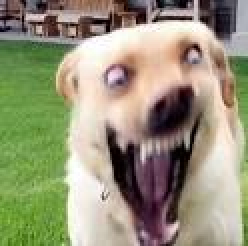
#> input picture resources/images/dog.jpg, 124 x 123 px, given in place of the camera (shown 2 times larger)
$ python motionDetection.py
#> lines starting #> are read from the running program, lines starting #| are printed output that depends on the picture
# Importing the Pandas libraries
import pandas as panda

# Importing the OpenCV libraries
import cv2

# Importing the time module
import time

# Importing the datetime function of the datetime module
from datetime import datetime

# Assigning our initial state in the form of variable initialState as None for initial frames
initialState = None

# List of all the tracks when there is any detected of motion in the frames
motionTrackList= [ None, None ]

# A new list 'time' for storing the time when movement detected
motionTime = []

# Initialising DataFrame variable 'dataFrame' using pandas libraries panda with Initial and Final column
dataFrame = panda.DataFrame(columns = ["Initial", "Final"])

# starting the webCam to capture the video using cv2 module
video = cv2.VideoCapture(0)

# using infinite loop to capture the frames from the video
while True:

   # Reading each image or frame from the video using read function

   check, cur_frame = video.read()
#> cur_frame is the input picture: shape (123, 124, 3); mean B, G, R 121.8, 148.2, 151.3


   # Defining 'motion' variable equal to zero as initial frame

   var_motion = 0


   # From colour images creating a gray frame

   gray_image = cv2.cvtColor(cur_frame, cv2.COLOR_BGR2GRAY)
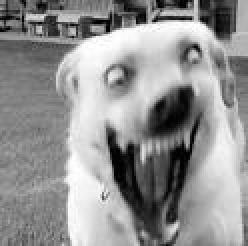
#> gray_image: shape (123, 124) (shown 2 times larger); min 0, max 255, mean 146.1


   # To find the changes creating a GaussianBlur from the gray scale image

   gray_frame = cv2.GaussianBlur(gray_image, (21, 21), 0)
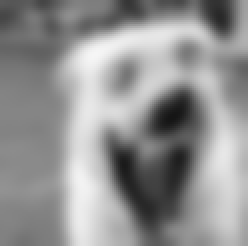
#> gray_frame: shape (123, 124) (shown 2 times larger); min 21, max 246, mean 146.2


   # For the first iteration checking the condition

   # we will assign grayFrame to initalState if is none

   if initialState is None:

       initialState = gray_frame

       continue


   # Calculation of difference between static or initial and gray frame we created

   differ_frame = cv2.absdiff(initialState, gray_frame)


   # the change between static or initial background and current gray frame are highlighted


   thresh_frame = cv2.threshold(differ_frame, 30, 255, cv2.THRESH_BINARY)[1]

   thresh_frame = cv2.dilate(thresh_frame, None, iterations = 2)


   # For the moving object in the frame finding the coutours

   cont,_ = cv2.findContours(thresh_frame.copy(),

                      cv2.RETR_EXTERNAL, cv2.CHAIN_APPROX_SIMPLE)


   for cur in cont:

       if cv2.contourArea(cur) < 10000:

           continue

       var_motion = 1

       (cur_x, cur_y,cur_w, cur_h) = cv2.boundingRect(cur)


       # To create a rectangle of green color around the moving object

       cv2.rectangle(cur_frame, (cur_x, cur_y), (cur_x + cur_w, cur_y + cur_h), (0, 255, 0), 3)


  # from the frame adding the motion status

   motionTrackList.append(var_motion)

   motionTrackList = motionTrackList[-2:]


   # Adding the Start time of the motion

   if motionTrackList[-1] == 1 and motionTrackList[-2] == 0:

       motionTime.append(datetime.now())


  # Adding the End time of the motion

   if motionTrackList[-1] == 0 and motionTrackList[-2] == 1:

       motionTime.append(datetime.now())


  # In the gray scale displaying the captured image

   cv2.imshow("The image captured in the Gray Frame is shown below: ", gray_frame)


   # To display the difference between inital static frame and the current frame

   cv2.imshow("Difference between the  inital static frame and the current frame: ", differ_frame)


   # To display on the frame screen the black and white images from the video

   cv2.imshow("Threshold Frame created from the PC or Laptop Webcam is: ", thresh_frame)


   # Through the colour frame displaying the contour of the object

   cv2.imshow("From the PC or Laptop webcam, this is one example of the Colour Frame:", cur_frame)


   # Creating a key to wait

   wait_key = cv2.waitKey(1)


   # With the help of the 'm' key ending the whole process of our system

   if wait_key == ord('m'):

       # adding the motion variable value to motiontime list when something is moving on the screen

       if var_motion == 1:

           motionTime.append(datetime.now())

       break

# At last we are adding the time of motion or var_motion inside the data frame
for a in range(0, len(motionTime), 2):

   dataFrame = dataFrame.append({"Initial" : time[a], "Final" : motionTime[a + 1]}, ignore_index = True)


# To record all the movements, creating a CSV file
dataFrame.to_csv("EachMovement.csv")

# Releasing the video
video.release(1)

# Now, Closing or destroying all the open windows with the help of openCV
cv2.destroyAllWindows()

$ run again, on resources/images/rnr1.jpg
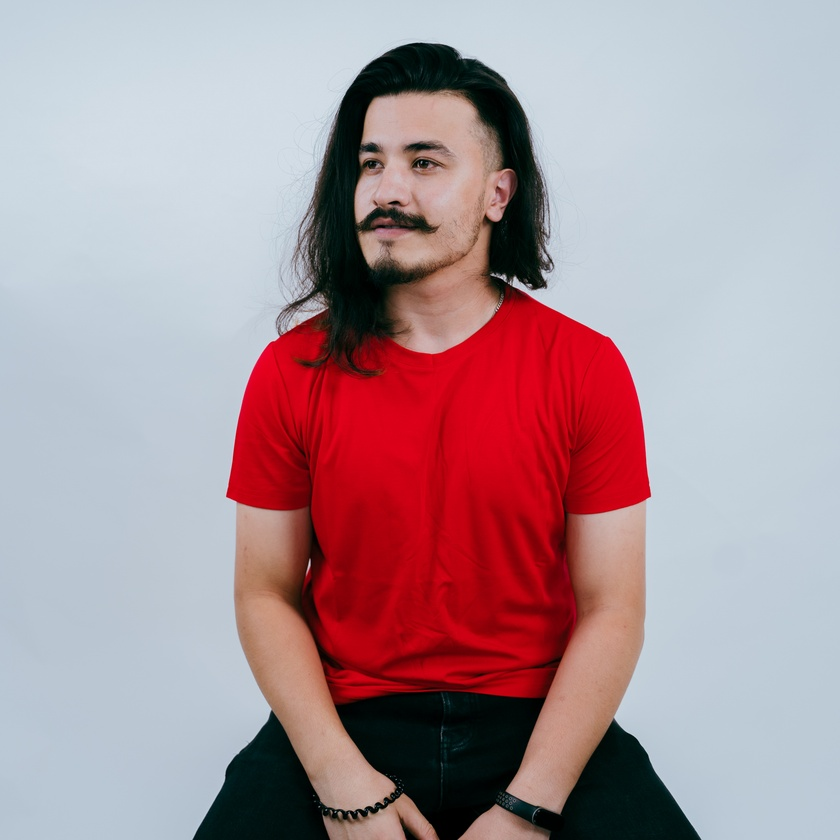
#> input picture resources/images/rnr1.jpg, 840 x 840 px, shrunk from 2000 x 2000 before the run, given in place of the camera
#> cur_frame is the input picture: shape (840, 840, 3); mean B, G, R 153.3, 146.2, 172.2
#> `gray_image = cv2.cvtColor(cur_frame, cv2.COLOR_BGR2GRAY)`:
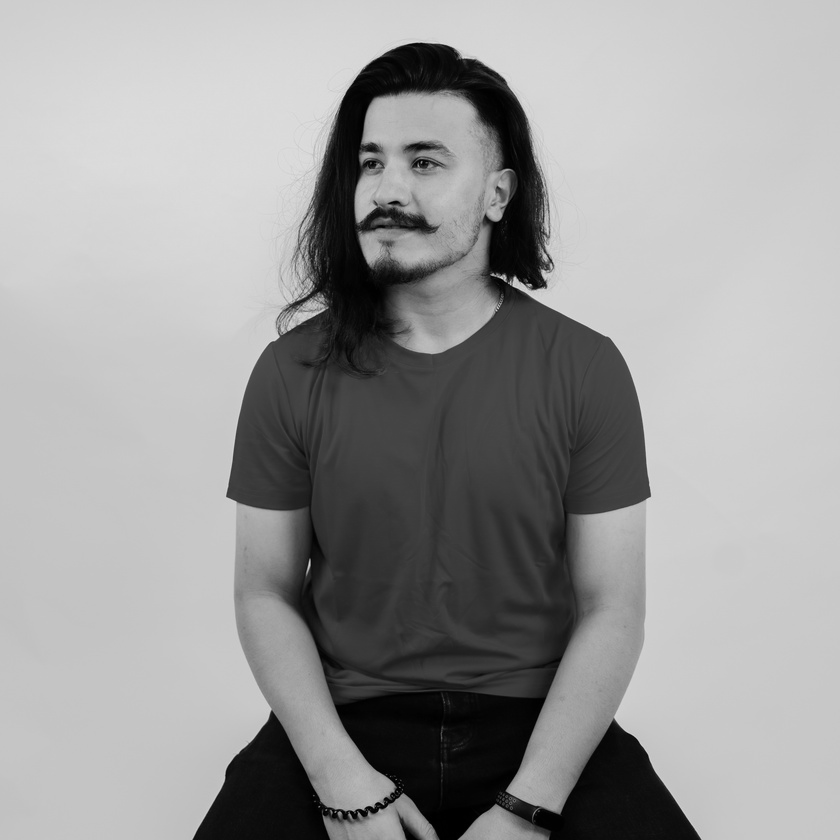
#> gray_image: shape (840, 840); min 0, max 223, mean 154.7
#> `gray_frame = cv2.GaussianBlur(gray_image, (21, 21), 0)`:
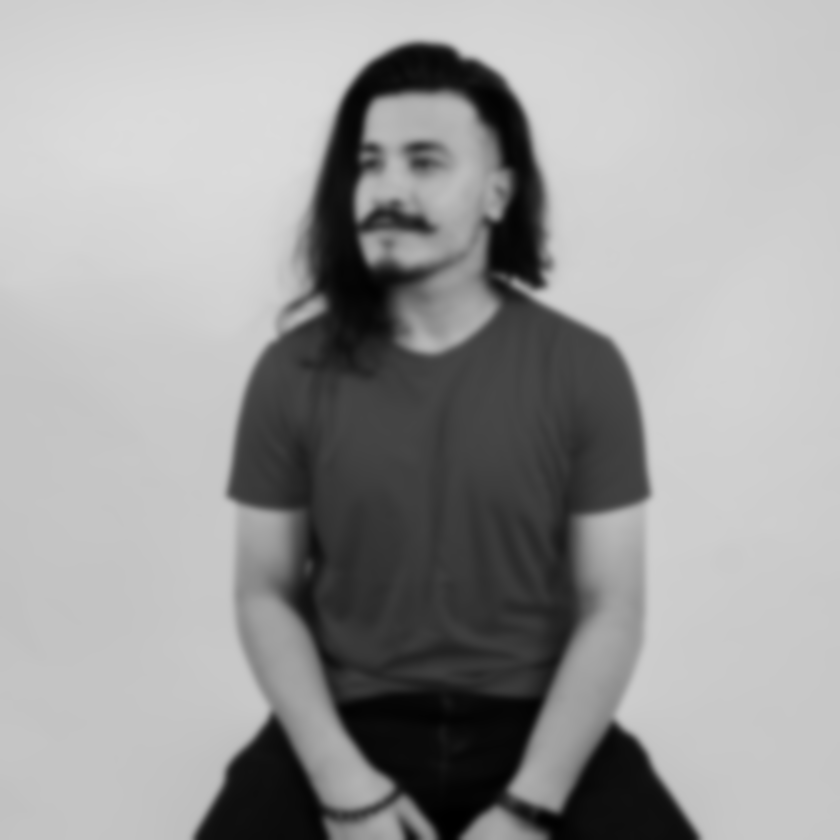
#> gray_frame: shape (840, 840); min 0, max 219, mean 154.7
